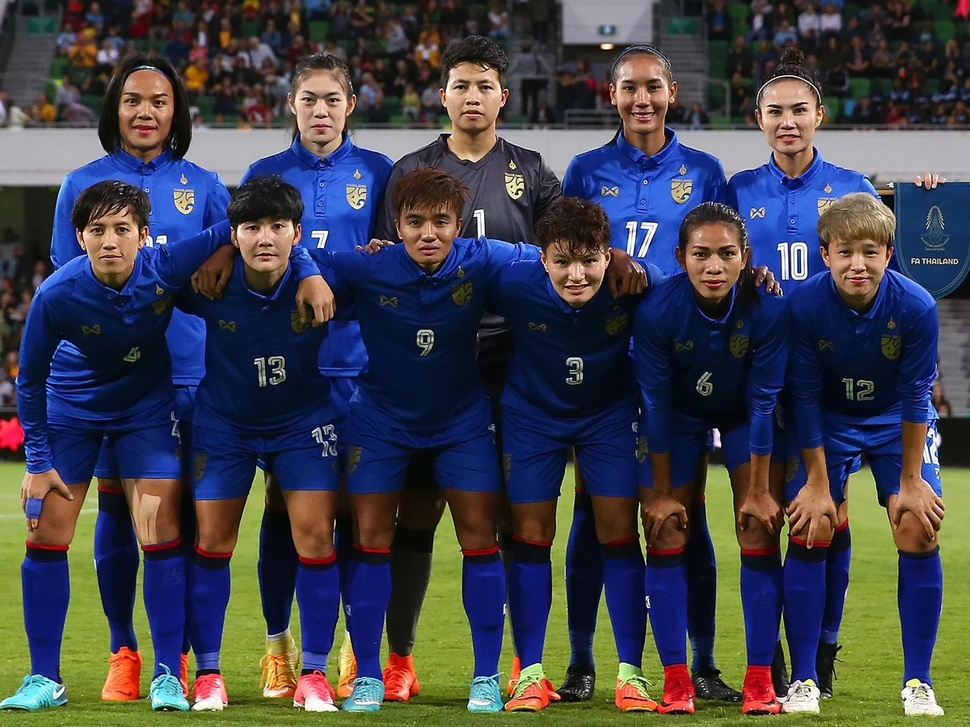
#> input picture imgs/3000.jpg, 970 x 727 px, shrunk from 1200 x 900 before the run, found by its file name
$ python img_detection.py
#> lines starting #> are read from the running program, lines starting #| are printed output that depends on the picture; after the words box and inside, x2 and y2 are one past the last pixel; in counts of white or black regions, pixels touching at a corner belong together
import cv2

# 1. Load Haar Cascade file
cascade_path = cv2.data.haarcascades + 'haarcascade_frontalface_default.xml'
face_cascade = cv2.CascadeClassifier(cascade_path)

# Check file location if non-existant
if face_cascade.empty():
    print("Haar Cascade file does not exist")
    exit()

# 2. Load image
img = cv2.imread('D:/python-opencv/imgs/3000.jpg')
#> img is the input picture: shape (727, 970, 3); mean B, G, R 74.8, 66.7, 65.6

# Check file location if non-existant
if img is None:
    print("Image file does not exist")
    exit()

# 3. Convert to grayscale
grayscale = cv2.cvtColor(img, cv2.COLOR_BGR2GRAY)
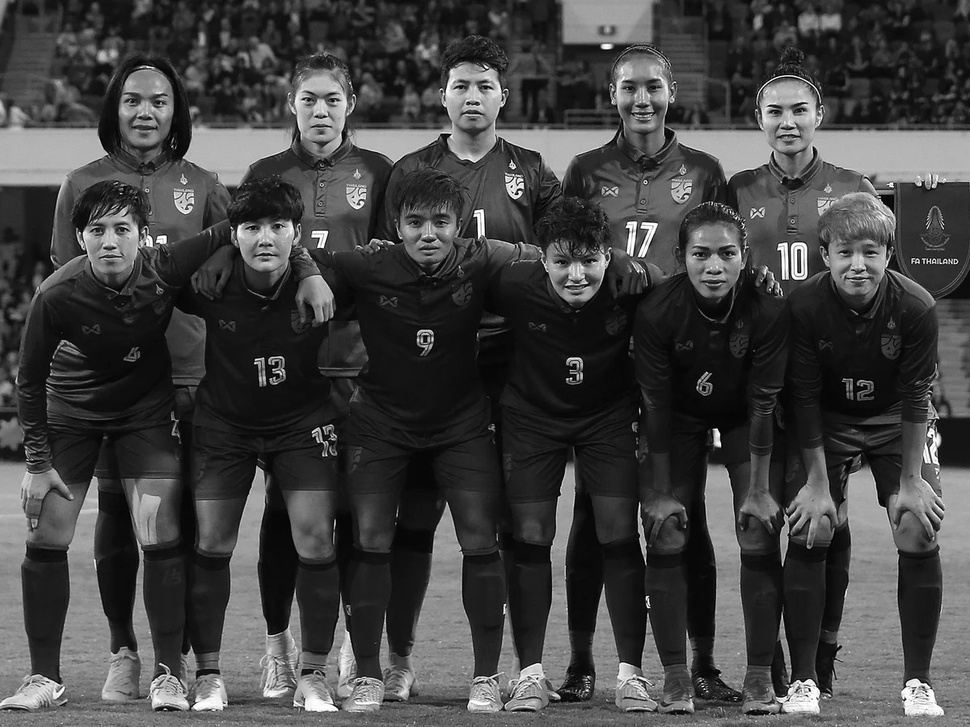
#> grayscale: shape (727, 970); min 0, max 255, mean 67.3

# 4. Face detection
# .detechMultiScale() = detection object (face)
faces = face_cascade.detectMultiScale(
    grayscale, # converted to grayscale
    scaleFactor=1.1, # Scan face to reduce the size
    minNeighbors=20, # should trust that it was a real face
    minSize=(30, 30) # interested the object at least 30x30 pixels in the size box
)
#> faces = [[438, 60, 69, 69], [285, 72, 71, 71], [75, 202, 71, 71], [607, 60, 70, 70], [105, 70, 78, 78], [751, 81, 75, 75], [389, 192, 75, 75], [229, 200, 71, 71], [676, 225, 74, 74]]

print(f"Face found: {len(faces)}")
#| Face found: 9
for (x, y, w, h) in faces:
    cv2.rectangle(img, (x, y), (x + w, y + h), (0, 255, 0), 2)
#> this loop made 9 passes
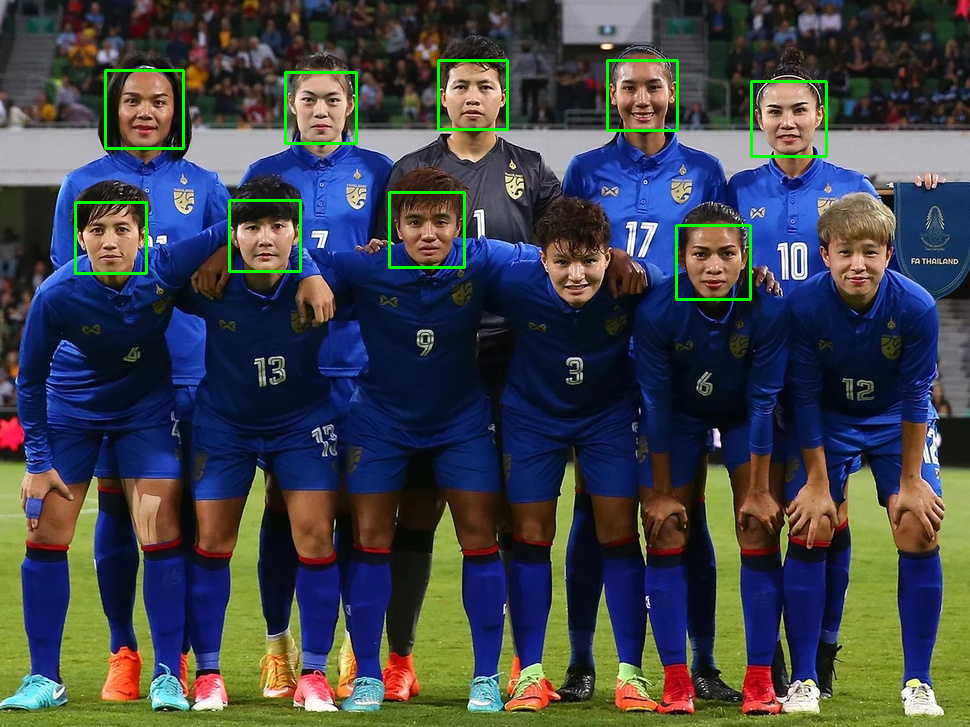
#> img: shape (727, 970, 3); 1.11% of pixels changed, all inside (x1, y1, x2, y2) = (74, 59, 828, 301)

cv2.imshow("idk",img)
cv2.waitKey(0)
cv2.destroyAllWindows()

$ run again, with imgs/Malcom_in_2021.jpg copied over imgs/3000.jpg
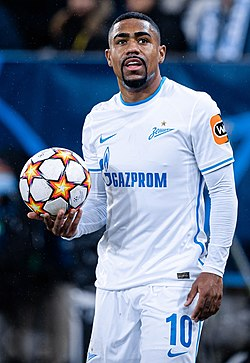
#> input picture imgs/Malcom_in_2021.jpg, 250 x 363 px, found by its file name
#> img is the input picture: shape (363, 250, 3); mean B, G, R 141.3, 118.9, 105.4
#> `grayscale = cv2.cvtColor(img, cv2.COLOR_BGR2GRAY)`:
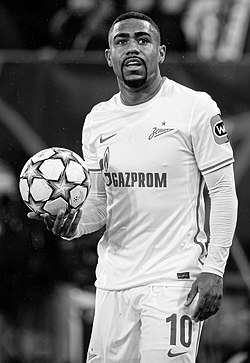
#> grayscale: shape (363, 250); min 0, max 255, mean 117.4
#> faces = [[102, 16, 61, 61]]
#| Face found: 1
#> the loop `for (x, y, w, h) in faces:` made 1 pass
#> after the loop `for (x, y, w, h) in faces:`:
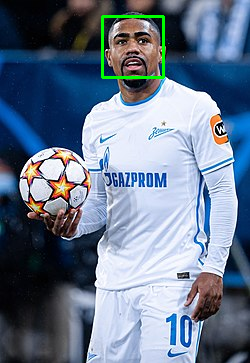
#> img: shape (363, 250, 3); 0.8% of pixels changed, all inside (x1, y1, x2, y2) = (101, 15, 165, 79)
